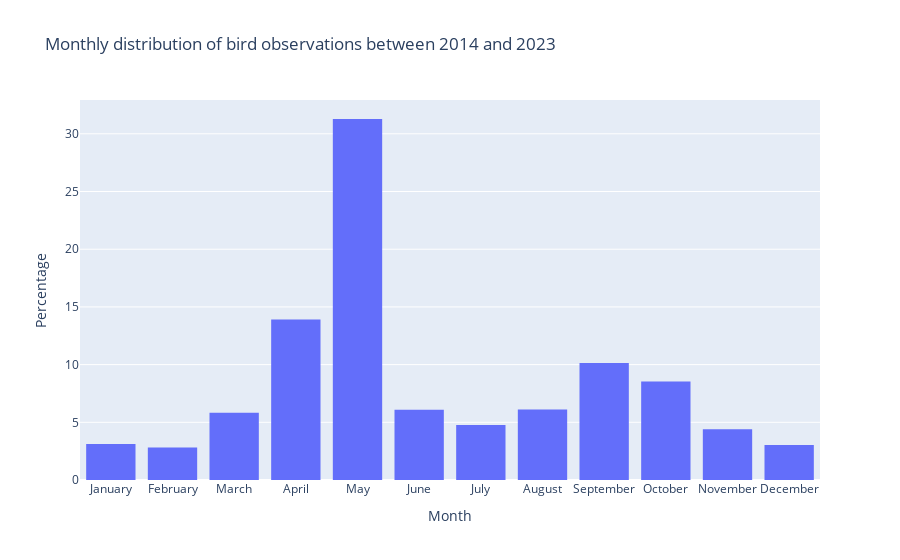

Notebook cell for this chart:
### Code cell
viz_df = distribution
month_map = {
    1: 'January',
    2: 'February',
    3: 'March',
    4: 'April',
    5: 'May',
    6: 'June',
    7: 'July',
    8: 'August',
    9: 'September',
    10: 'October',
    11: 'November',
    12: 'December'
}
viz_df['Month'] = viz_df['OBSERVATION MONTH'].map(month_map)
px.bar(viz_df.sort_values(by="OBSERVATION MONTH"), x="Month", y="Percent", 
       title="Monthly distribution of bird observations between 2014 and 2023", labels={"Percent": "Percentage"}, hover_data={"Month": True}, color_discrete_sequence=["#636EFA"]).update_layout(xaxis_tickangle=0, 
       xaxis=dict(type='category')).update_traces(marker_line_width=0).show()

### Figure 1 — Plotly figure (JSON) as saved in the notebook; plotly's stock layout.template omitted (floating-point values rounded to 4 significant figures)
{"data": [{"alignmentgroup": "True", "hovertemplate": "Month=%{x}<br>Percentage=%{y}<extra></extra>", "legendgroup": "", "marker": {"color": "#636EFA", "line": {"width": 0}, "pattern": {"shape": ""}}, "name": "", "offsetgroup": "", "orientation": "v", "showlegend": false, "textposition": "auto", "type": "bar", "x": ["January", "February", "March", "April", "May", "June", "July", "August", "September", "October", "November", "December"], "xaxis": "x", "y": [3.12, 2.815, 5.834, 13.9, 31.28, 6.093, 4.767, 6.103, 10.13, 8.531, 4.389, 3.033], "yaxis": "y"}], "layout": {"autosize": true, "barmode": "relative", "legend": {"tracegroupgap": 0}, "title": {"text": "Monthly distribution of bird observations between 2014 and 2023"}, "xaxis": {"anchor": "y", "autorange": true, "domain": [0, 1], "range": [-0.5, 11.5], "tickangle": 0, "title": {"text": "Month"}, "type": "category"}, "yaxis": {"anchor": "x", "autorange": true, "domain": [0, 1], "range": [0, 32.93], "title": {"text": "Percentage"}, "type": "linear"}}}
